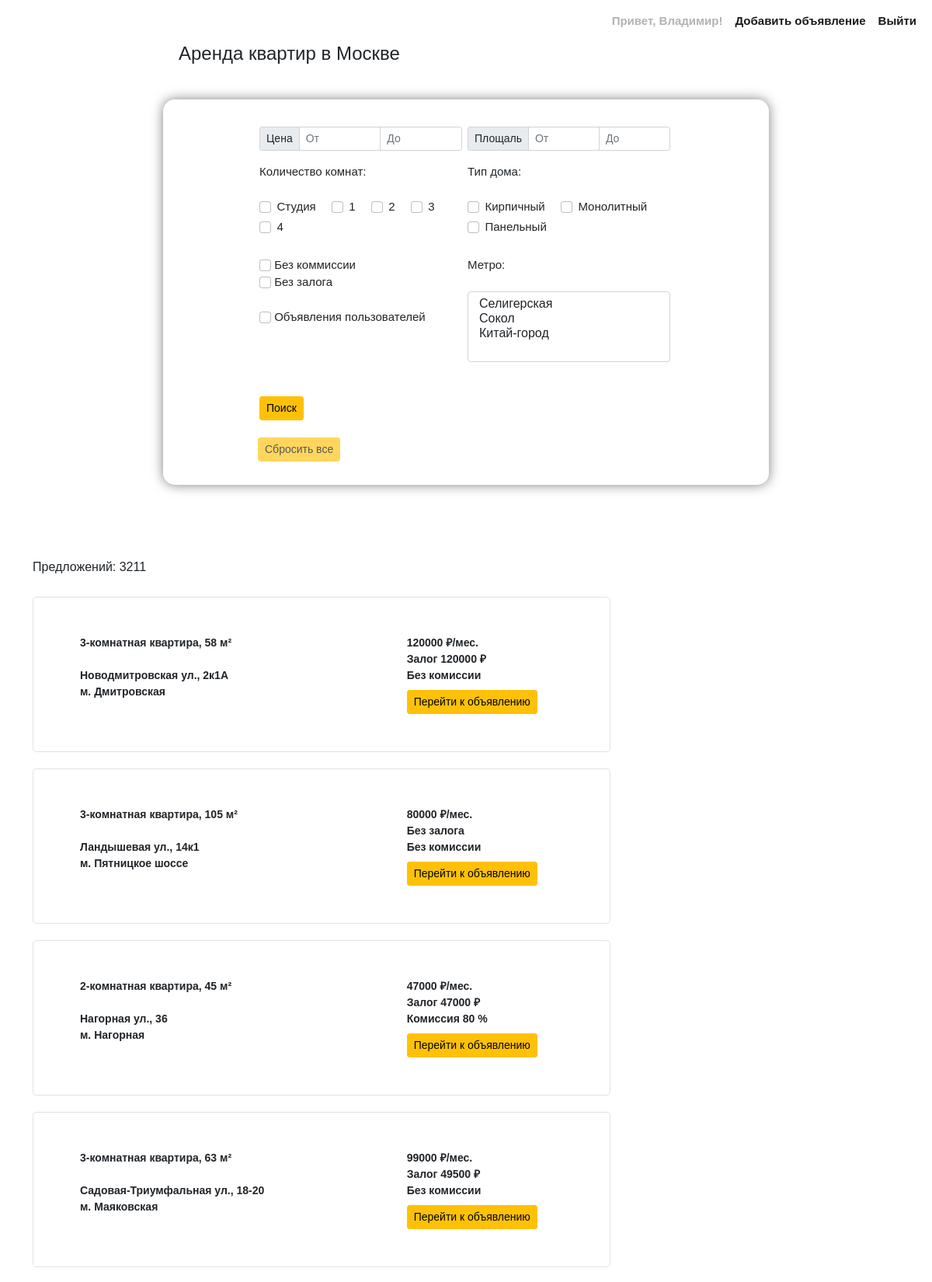
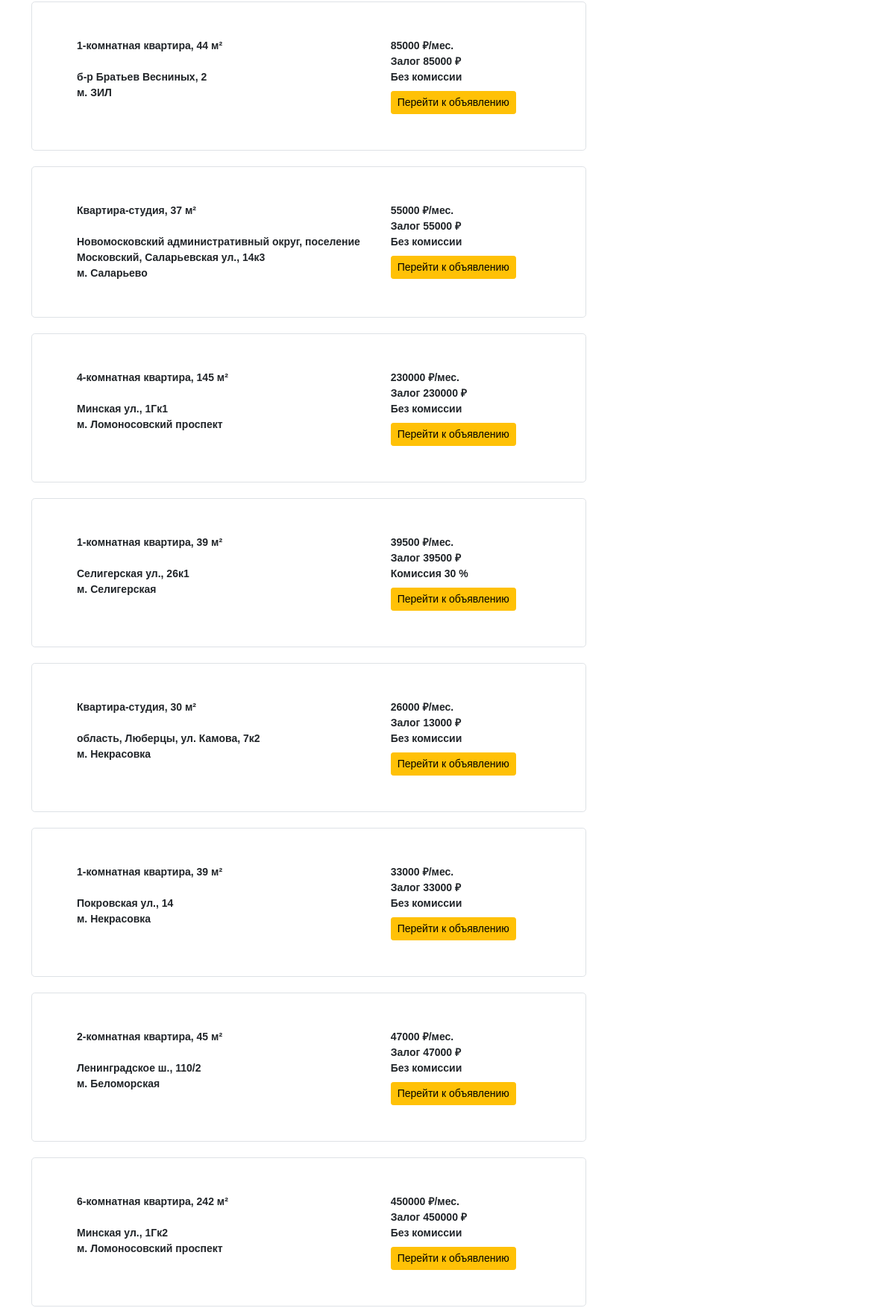
The app's page / (signed in, upper part) with its own data (2 pictures, top to bottom).
### webapp/model.py (models this page shows, shortened)
class User(db.Model, UserMixin):
    id = db.Column(db.Integer, primary_key=True)
    username = db.Column(db.String, unique=True)
    password = db.Column(db.String)
    email = db.Column(db.String)
    phone_number = db.Column(db.Integer)
    role = db.Column(db.String)
    flat = relationship('Flat')

class Flat(db.Model):
    BRICK, MONOLITE, PANEL = range(1, 4)
    MATERIALS_NAMES = {
        BRICK: 'Кирпич',
        MONOLITE: 'Монолит',
        PANEL: 'Панель',
    }
    id = db.Column(db.Integer, primary_key=True)
    user_id = db.Column(db.Integer, db.ForeignKey('user.id'))
    num_rooms = db.Column(db.Integer)
    floor = db.Column(db.Integer)
    link = db.Column(db.String, unique=True)
    area = db.Column(db.Integer)
    material = db.Column(db.Integer)
    metro = db.Column(db.String)
    district = db.Column(db.String)
    street = db.Column(db.String)
    price = db.Column(db.Integer)
    commission = db.Column(db.Integer)
    deposit = db.Column(db.Integer)
    user = relationship('User')

### webapp/ads/veiws.py (the view)
@blueprint.route('/index', methods=["GET"])
@blueprint.route('/', methods=["GET"])
def index():
    form = FilterForm()
    if request.args.get('page'):
        page = int(request.args.get('page'))
    else:
        page = 1
    flats_count = Flat.query.count()
    query = Flat.query.paginate(page=page, per_page=25)
    return render_template('index.html', flats=query, form=form, flats_count=flats_count)

### webapp/ads/forms.py
class FilterForm(FlaskForm):
    price_min = IntegerField('price_min', render_kw={'class': 'form-control'})
    price_max = IntegerField('price_max', render_kw={'class': 'form-control'})
    rooms = [(0, 'Студия'), (1, '1'), (2, '2'), (3, '3'), (4, '4')]
    rooms = MultiCheckboxField('rooms', choices=rooms, coerce=int, render_kw={'class': "form-check-input"})
    area_min = IntegerField('area_min', render_kw={'class': 'form-control'})
    area_max = IntegerField('area_max', render_kw={'class': 'form-control'})
    type_material = [("Кирпичный", 'Кирпичный'), ("Монолитный", 'Монолитный'), ("Панельный", 'Панельный')]
    material = MultiCheckboxField('material', choices=type_material, coerce=str)
    commission = BooleanField('Без коммиссии')
    deposit = BooleanField('Без залога')
    user_ads = BooleanField('Объявления пользователей')
    metro = SelectMultipleField(choices=[("Селигерская", "Селигерская"), ("Сокол", "Сокол"), ("Китай-город", "Китай-город")])

### webapp/__init__.py (called while the page is built)
def create_app():
    app = Flask(__name__)
    app.config.from_pyfile('config.py')
    db.init_app(app)
    app.register_blueprint(ads_blueprint)
    app.register_blueprint(user_blueprint)
    migrate = Migrate(app, db)
    login_manager = LoginManager()
    login_manager.init_app(app)
    login_manager.login_view = 'user.login'
    @login_manager.user_loader
    def user_load(user_id):
        return User.query.get(user_id)
    return app

### webapp/templates/index.html (shortened to what this page needs)
{% extends 'base.html' %}
{% block content %}
<nav class="navbar navbar-expand-lg navbar-light" >
    <div class="container-fluid justify-content-end">
      <div class="collapse navbar-collapse justify-content-end" id="navbarNavAltMarkup">
        <div class="navbar-nav">
          {% if current_user.is_authenticated %}
          <li class="nav-item">
            <div class="nav-link disabled">Привет, {{ current_user.username }}!</div>
          </li>
          <li class="nav-item">
            <a class="nav-link active" aria-current="page" href={{ url_for('user.user') }}>Добавить объявление</a>
          </li>
          <li class="nav-item">
            <a class="nav-link active" aria-current="page" href={{ url_for('user.logout') }}>Выйти</a>
          </li>
          {% endif %}
        </div>
      </div>
    </div>
</nav>
<div class="header">
  <h4>Аренда квартир в Москве</h4>
</div>
<div class="filter-container">
  <form action="{{ url_for('ads.result') }}" method="POST">
    <div class='row justify-content-center'>
      <div class='col-4'>
        <div class="input-group input-group-sm mb-3" >
          <span class="input-group-text">Цена</span>
          {{ form.price_min(type='number', placeholder="От") }}
          {{ form.price_max(type='number', placeholder="До") }}
        </div>
        <h7>Количество комнат:</h7><br><br>
        {% for i in form.rooms %}
        <div class="form-check form-check-inline">
          {{ i(class="form-check-input") }}{{ i.label(class="form-check-label") }}
        </div>
        {% endfor %}<br><br>
        {{ form.commission(class="form-check-input") }} {{ form.commission.label }}<br>
        {{ form.deposit(class="form-check-input") }} {{ form.deposit.label }}<br><br>
        {{ form.user_ads(class="form-check-input") }} {{ form.user_ads.label }}<br><br><br><br><br>
        <input class="btn btn-warning btn-sm" type="submit" value="Поиск" width="15px">
      </div>
      <div class='col-4'>
        <div class="input-group input-group-sm mb-3">
          <span class="input-group-text">Площаль</span>
            {{ form.area_min(type='number', placeholder="От")}}
            {{ form.area_max(type='number', placeholder="До") }}
        </div>
        <h7>Тип дома:</h7><br><br>
        {% for i in form.material %}
        <div class="form-check form-check-inline">
          {{ i(class="form-check-input") }}
          {{ i.label }}<br>
        </div>
        {% endfor %}<br><br>
        <div>
          <span>Метро:</span><br><br>
          {{ form.metro(class="form-select") }}
        </div>
    </div>
  </div>
  </form><br>
  <form action="{{ url_for('ads.reset') }}" method="POST">
    <div class='row justify-content-center'>
      <div class='col-8'>
          <input class="btn btn-warning btn-sm" type="submit" value="Сбросить все" {% if url_for(request.endpoint)  != '/result' %} disabled {% endif %}>
      </div>
    </div>
</form>
</div><br><br><br><br>
<div class="container-sm">
  <div class="col-8">
    <h6>Предложений: {{ flats_count }}</h6><br>
    {% for flat in flats.items %}
      <div class="h-100 p-5  border rounded-3">
        <div class="container-sm">
          <div class="row">
            <div class="col">
              {% if flat.num_rooms == 0%}
              <h7>Квартира-студия, {{ flat.area}} м²</h7><br><br>
              {% else %}
              <h7>{{ flat.num_rooms }}-комнатная квартира, {{ flat.area}} м²</h7><br><br>
              {% endif %}
              <h7>{{ flat.street }}</h7><br>
              <h7>м. {{ flat.metro }}</h7>
            </div>
            <div class="col-4">
              <h7>{{ flat.price }} &#8381/мес.</h7><br>
              {% if flat.deposit == 0 %}
                <h7>Без залога</h7><br>
              {% else %}
                <h7>Залог {{ flat.deposit }} &#8381</h7><br>
              {% endif %}
              {% if flat.commission == 0 %}
                <h7>Без комиссии</h7><br>
              {% else %}
                <h7>Комиссия {{ flat.commission }} %</h7><br>
              {% endif %}
              {% if flat.user.username %}
                {{ flat.user.username }}<br>
                {{ flat.user.phone_number }}
                <a button type="button"  class="btn btn-warning btn-sm">{{ flat.user.username }} {{ flat.user.phone_number }}</a><br>
              {% else %}
                <a href={{ flat.link }} button type="button" target="_blank" class="btn btn-warning btn-sm">Перейти к объявлению</a><br>
              {% endif %}
            </div>
          </div>
        </div>
      </div><br>
    {% endfor %}<br>
  </div>
</div>
<br>
{% endblock %}

### webapp/static/style.css (style rules this page uses)
.filter-container { width: 65%; margin-left: auto; margin-right: auto; margin-top: 45px; border-radius: 15px; padding-top:35px; padding-bottom: 30px; box-shadow: 0 0 15px rgba(0,0,0,0.5); font-family: sans-serif; font-size: 15px; }
.navbar { font-family: sans-serif; font-size: 15px; font-weight: bolder; }
.container-sm { font-family:sans-serif; font-size: 14px; font-weight: bold; }
.header { margin-left: 230px; font-family: sans-serif; }
.col-4 { padding-left: 2px; padding-right: 5px; }
.col-8 { padding-left: 0px; }

### records on screen
User: username "Владимир"
Flat: num_rooms "3", area "58", street "Новодмитровская ул., 2к1А", metro "Дмитровская", price "120000", deposit "120000", commission "Без комиссии"
Flat: num_rooms "3", area "105", street "Ландышевая ул., 14к1", metro "Пятницкое шоссе", price "80000", deposit "Без залога", commission "Без комиссии"
Flat: num_rooms "2", area "45", street "Нагорная ул., 36", metro "Нагорная", price "47000", deposit "47000", commission "80"
Flat: num_rooms "3", area "63", street "Садовая-Триумфальная ул., 18-20", metro "Маяковская", price "99000", deposit "49500", commission "Без комиссии"
Flat: num_rooms "1", area "44", street "б-р Братьев Весниных, 2", metro "ЗИЛ", price "85000", deposit "85000", commission "Без комиссии"
Flat: area "37", street "Новомосковский административный округ, поселение Московский, Саларьевская ул., 14к3", metro "Саларьево", price "55000", deposit "55000", commission "Без комиссии"
Flat: num_rooms "4", area "145", street "Минская ул., 1Гк1", metro "Ломоносовский проспект", price "230000", deposit "230000", commission "Без комиссии"
Flat: num_rooms "1", area "39", street "Селигерская ул., 26к1", metro "Селигерская", price "39500", deposit "39500", commission "30"
Flat: area "30", street "область, Люберцы, ул. Камова, 7к2", metro "Некрасовка", price "26000", deposit "13000", commission "Без комиссии"
Flat: num_rooms "1", area "39", street "Покровская ул., 14", metro "Некрасовка", price "33000", deposit "33000", commission "Без комиссии"
Flat: num_rooms "2", area "45", street "Ленинградское ш., 110/2", metro "Беломорская", price "47000", deposit "47000", commission "Без комиссии"
Flat: num_rooms "6", area "242", street "Минская ул., 1Гк2", metro "Ломоносовский проспект", price "450000", deposit "450000", commission "Без комиссии"

### other values on screen
{{ i.label(class="form-check-label") }} "Студия" "1" "2" "3" "4"
{{ i.label }} "Кирпичный" "Монолитный" "Панельный"
{{ flats_count }} "3211"
